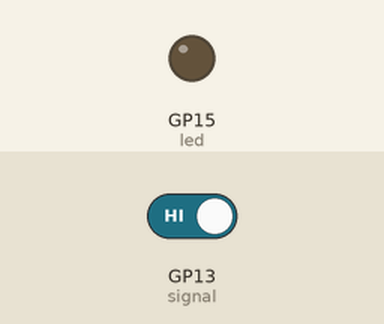
Simulated run of this program. Board: Raspberry Pi Pico running MicroPython. On the bench: output pins drawn as LEDs (lit = HIGH). Inputs (shaded band) come from the test bench; at power-on: GP13 (signal) HIGH.

Above: at 1.2 s.
1.3 s: GP13 (signal) driven LOW
At 2.4 s:
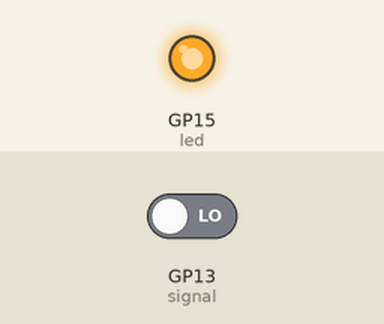
Timing chart, 0 to 4.3 s (numbered marks = the images above; inputs shaded):
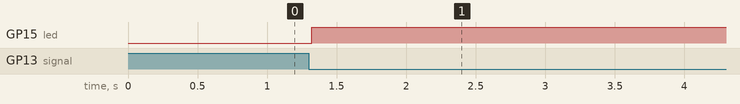

Measured:
- after the input at 1.3 s, GP15 (led): LOW → HIGH at once

The program:

main.py
```python
from machine import Pin
import time

led = Pin(15, Pin.OUT)
signal = Pin(13, Pin.IN)    #Create button object from Pin13 , Set GP13 to input

def switchLED():  #function: if light on turn it off and vice versa
    if led.value():
        led.value(0)                  #Set led turn off
    else:
        led.value(1)                  #Set led turn on

try:
    while True:
        if not signal.value():  #if detect button press wait 20ms for the physical bouncing of the button to stop
            time.sleep_ms(20)
            if not signal.value(): #if it still is pressed then it is a legitimate press, switch the light on or off
                switchLED()
                while not signal.value(): #this is for the held button state, here whilst button is held sleep forever essentially
                    time.sleep_ms(20)
except:
    pass
```
